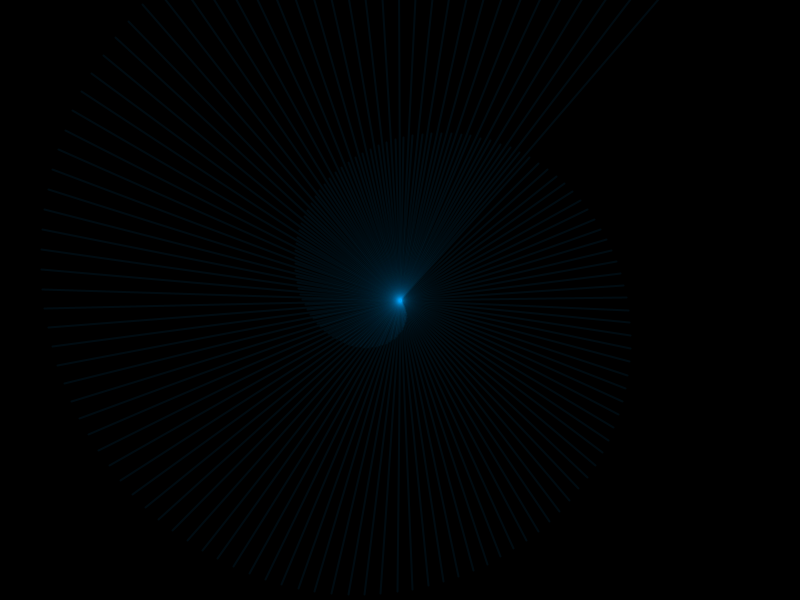
Frame 1 (no input)
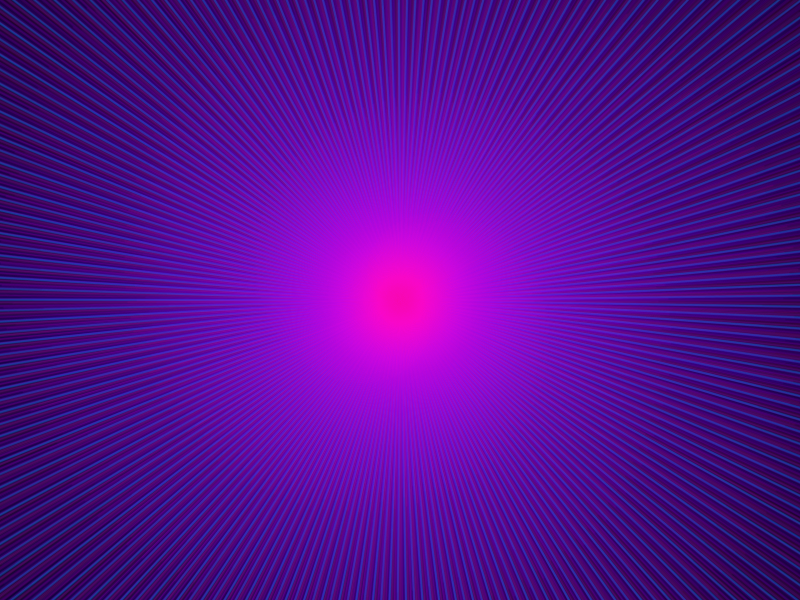
Frame 60 (the mouse pressed at the canvas centre just before this capture)
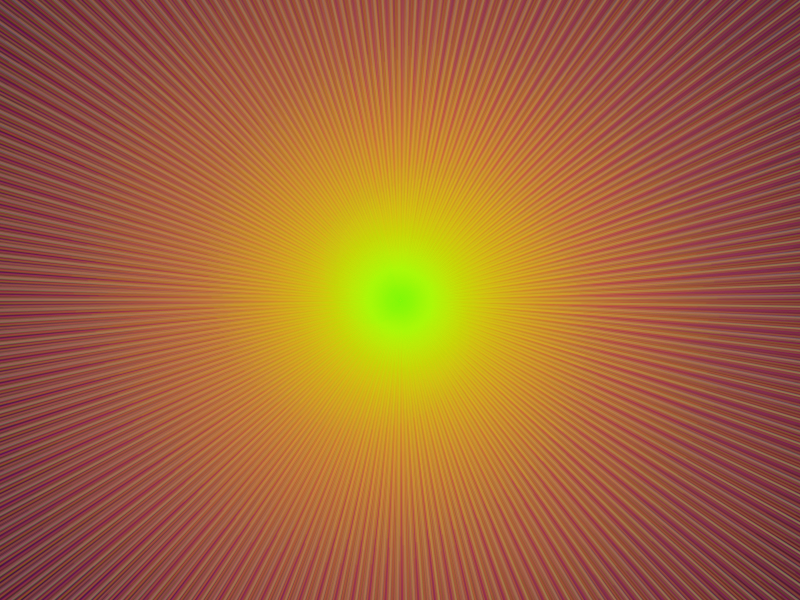
Frame 120 (the mouse held since frame 60 and released just before this capture)

The Processing sketch that drew these frames (run headless with seeded random() and noise(); from frame 60 on, the mouse is pressed at the canvas centre):

// Processing sketch: processing_30251
// ── processing_30251.pde



int xPos, yPos, hue, alpha;
float length, rot;

void setup() {
	
  size(800, 600);
  frameRate = (120);
  background(0);	
  
  rot = 0;
  length = 0;
  xPos = width / 2;
  yPos = height / 2;

  strokeWeight(1);

  hue = 200;
  alpha = 7;

  colorMode(HSB, 360, 100, 100, 100);

}

void draw() {

  stroke(hue%360, 100, 100, alpha);
  for (int i = 0; i < 200; i++) {
    
    pushMatrix();
    
    translate(xPos, yPos);
    scale((float) 2);
    rotate(radians(rot%360));
			
    line(0, 0, length, length);
			
    length += 0.8;
    rot += 3.144;

    popMatrix();
			
  }

  if(length > width){
    hue+=13;
  length = 0;
  }
	
}
